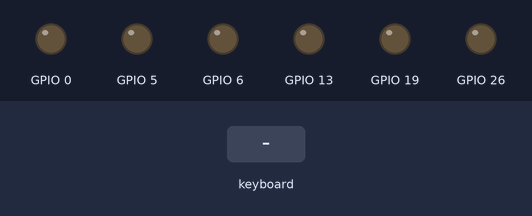
A program run on a simulated Raspberry Pi (BCM pin numbers). On the bench: output pins drawn as LEDs (lit = HIGH). Inputs (shaded band) come from the test bench.

Above: at 1.2 s.
1.3 s: key "a" typed on the keyboard
At 2.1 s:
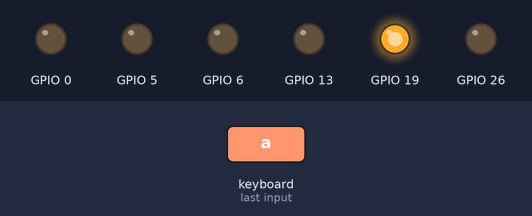
At 7.1 s:
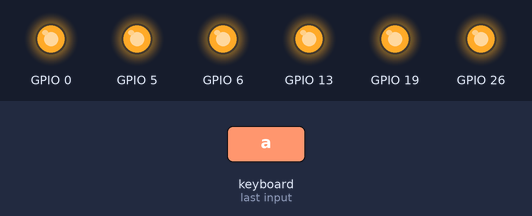
7.3 s: key "w" typed on the keyboard
At 9.9 s:
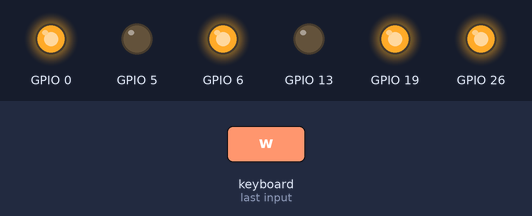
Timing chart, 0 to 11.4 s (numbered marks = the images above; inputs shaded):
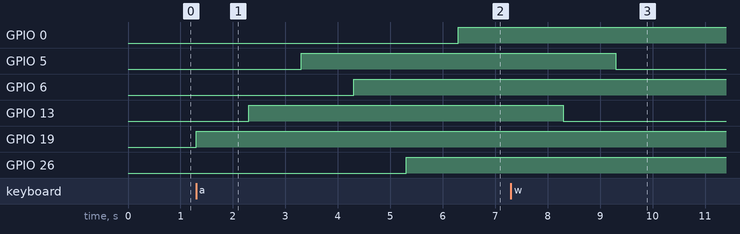

Measured:
- after the input at 1.3 s, GPIO 0: LOW → HIGH after 5.0 s; GPIO 5: LOW → HIGH after 2.0 s; GPIO 6: LOW → HIGH after 3.0 s; GPIO 13: LOW → HIGH after 1.0 s; GPIO 19: LOW → HIGH at once
- after the input at 7.3 s, GPIO 5: HIGH → LOW after 2.0 s; GPIO 13: HIGH → LOW after 1.0 s

The program:

motorKeyboard.py
```python
import gpiod
import time
import keyboard

def forward():
    lmotor_in1_line.set_value(1)
    time.sleep(1)
    lmotor_in2_line.set_value(0)
    time.sleep(1)
    rmotor_in1_line.set_value(0)
    time.sleep(1)
    rmotor_in2_line.set_value(1)
    time.sleep(1)
    lmotor_en_line.set_value(1)
    time.sleep(1)
    rmotor_en_line.set_value(1)
    time.sleep(1)

def reverse():
    lmotor_in1_line.set_value(0)
    time.sleep(1)
    lmotor_in2_line.set_value(1)
    time.sleep(1)
    rmotor_in1_line.set_value(1)
    time.sleep(1)
    rmotor_in2_line.set_value(0)
    time.sleep(1)
    lmotor_en_line.set_value(1)
    time.sleep(1)
    rmotor_en_line.set_value(1)
    time.sleep(1)

def stop():
    lmotor_in1_line.set_value(1)
    time.sleep(1)
    lmotor_in2_line.set_value(1)
    time.sleep(1)
    rmotor_in1_line.set_value(1)
    time.sleep(1)
    rmotor_in2_line.set_value(1)
    time.sleep(1)
    lmotor_en_line.set_value(1)
    time.sleep(1)
    rmotor_en_line.set_value(1)
    time.sleep(1)

def right():
    lmotor_in1_line.set_value(1)
    time.sleep(1)
    lmotor_in2_line.set_value(1)
    time.sleep(1)
    rmotor_in1_line.set_value(1)
    time.sleep(1)
    rmotor_in2_line.set_value(1)
    time.sleep(1)
    lmotor_en_line.set_value(1)
    time.sleep(1)
    rmotor_en_line.set_value(1)
    time.sleep(1)

def left():
    lmotor_in1_line.set_value(1)
    time.sleep(1)
    lmotor_in2_line.set_value(1)
    time.sleep(1)
    rmotor_in1_line.set_value(1)
    time.sleep(1)
    rmotor_in2_line.set_value(1)
    time.sleep(1)
    lmotor_en_line.set_value(1)
    time.sleep(1)
    rmotor_en_line.set_value(1)
    time.sleep(1)


LMOTOR_EN = 26
LMOTOR_IN1 = 19
LMOTOR_IN2 = 13
RMOTOR_EN = 0
RMOTOR_IN1 = 5
RMOTOR_IN2 = 6

# SW = 12

chip = gpiod.Chip('gpiochip4')
# sw_line = chip.get_line(SW)
# sw_line.request(consumer ="switch" ,type=gpiod.LINE_REQ_DIR_IN)
lmotor_en_line = chip.get_line(LMOTOR_EN)
lmotor_en_line.request(consumer="motor", type=gpiod.LINE_REQ_DIR_OUT)
lmotor_in1_line = chip.get_line(LMOTOR_IN1)
lmotor_in1_line.request(consumer="motor", type=gpiod.LINE_REQ_DIR_OUT)
lmotor_in2_line = chip.get_line(LMOTOR_IN2)
lmotor_in2_line.request(consumer="motor", type=gpiod.LINE_REQ_DIR_OUT)
rmotor_en_line = chip.get_line(RMOTOR_EN)
rmotor_en_line.request(consumer="motor", type=gpiod.LINE_REQ_DIR_OUT)
rmotor_in1_line = chip.get_line(RMOTOR_IN1)
rmotor_in1_line.request(consumer="motor", type=gpiod.LINE_REQ_DIR_OUT)
rmotor_in2_line = chip.get_line(RMOTOR_IN2)
rmotor_in2_line.request(consumer="motor", type=gpiod.LINE_REQ_DIR_OUT)

try:
    while True:
        while True:
            if keyboard.is_pressed('w'):
                forward()
            elif keyboard.is_pressed('s'):
                reverse()
            elif keyboard.is_pressed('a'):
                left()
            elif keyboard.is_pressed('d'):
                right()
            elif keyboard.is_pressed('x'):
                stop()
            elif keyboard.is_pressed('q'):
                break
finally:
    lmotor_en_line.release()
    lmotor_in1_line.release()
    lmotor_in2_line.release()
    lmotor_en_line.release()
    lmotor_in1_line.release()
    lmotor_in2_line.release()
```
